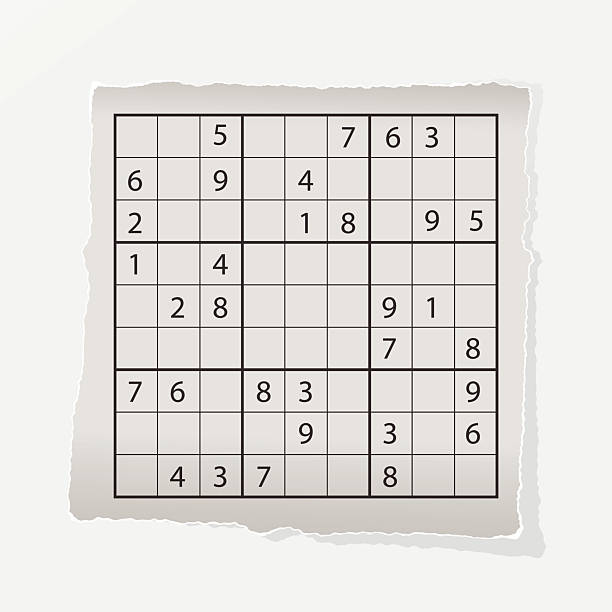
#> input picture backend/data/sudoku_images/01.jpg, 612 x 612 px
$ python extractor.py ../data/sudoku_images/01.jpg
#> lines starting #> are read from the running program, lines starting #| are printed output that depends on the picture; after the words box and inside, x2 and y2 are one past the last pixel; in counts of white or black regions, pixels touching at a corner belong together
#> in extract_sudoku, img is the input picture: shape (612, 612, 3); mean B, G, R 221.8, 224.6, 227.1
import cv2
import numpy as np
import os

def preprocess_image(img):
    # Grayscale
    gray = cv2.cvtColor(img, cv2.COLOR_BGR2GRAY)
    # Remove noise
    blur = cv2.GaussianBlur(gray, (5, 5), 0)
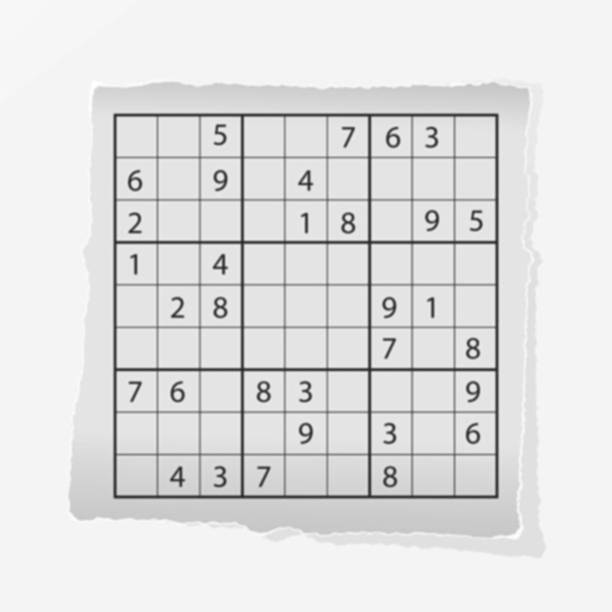
#> blur: shape (612, 612); min 39, max 255, mean 225.1
    # Extract edges (Adaptive Thresholding is robust for grids)
    thresh = cv2.adaptiveThreshold(blur, 255, cv2.ADAPTIVE_THRESH_GAUSSIAN_C, cv2.THRESH_BINARY_INV, 11, 2)
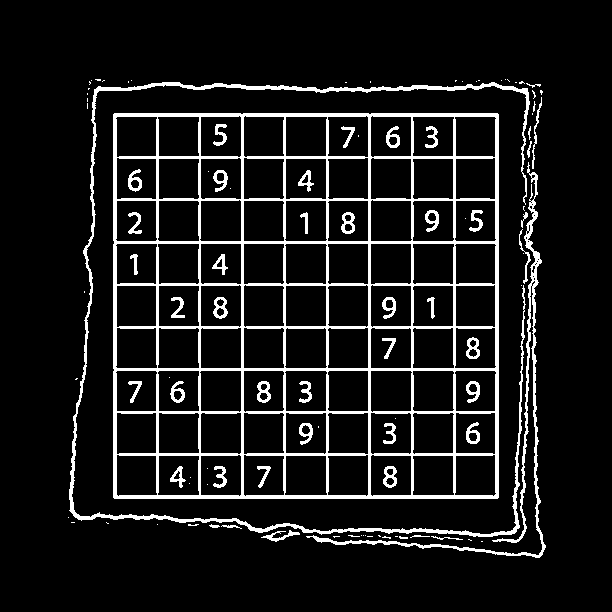
#> thresh: shape (612, 612); 9.8% white; 104 white regions (58 under 20 px)
    return thresh

import math

def rotate_points(pts, angle, center):
    # angle in radians
    c, s = np.cos(angle), np.sin(angle)
    R = np.array(((c, -s), (s, c)))
    return np.dot(pts - center, R.T) + center

def line_intersection(line1, line2):
    # line: (vx, vy, x0, y0)
    vx1, vy1, x1, y1 = line1
    vx2, vy2, x2, y2 = line2

    cross = vx1*vy2 - vy1*vx2
    if abs(cross) < 1e-6:
        return None

    dx = x2 - x1
    dy = y2 - y1
    t1 = (dx*vy2 - dy*vx2) / cross

    return np.array([x1 + t1*vx1, y1 + t1*vy1])

def find_sudoku_grid(thresh):
    contours, hierarchy = cv2.findContours(thresh, cv2.RETR_TREE, cv2.CHAIN_APPROX_SIMPLE)
#> contours = 224 contours, 82 with area under 20; largest, box (x1, y1, x2, y2) and area: (113, 113, 499, 499) 148214, (69, 82, 530, 537) 3738, (306, 162, 546, 558) 1916, (284, 370, 328, 412) 1682, (370, 370, 413, 413) 1681
    if not contours:
        return None

    if hierarchy is not None:
        hier = hierarchy[0]
        img_area = thresh.shape[0] * thresh.shape[1]
#> img_area = 374544

        num_valid_children = [0] * len(contours)
#> num_valid_children = 224 values from 0 to 0
        for i in range(len(contours)):
            parent_idx = hier[i][3]
            if parent_idx != -1:
                area = cv2.contourArea(contours[i])
                if img_area * 0.0005 < area < img_area * 0.05:
                    num_valid_children[parent_idx] += 1
#> this loop made 224 passes
#> (parent_idx, area) on passes 52, 53, 54, 57, 58, 59, 60, 61, 62, 63, 64, 65: (50, 1608.5), (50, 1643), (50, 1609.5), (53, 134.5), (56, 37), (50, 1605), (50, 1641), (59, 217), (60, 51), (60, 40), (50, 1607.5), (50, 1609.5)
#> parent_idx on passes 1 to 6: -1, -1, -1, -1, -1, -1
#> after the loop, num_valid_children = 224 values, max 81 at index 50, min 0 at index 0, mean 0.384

        if any(num_valid_children):
            best_parent = np.argmax(num_valid_children)
#> best_parent = 50
            if num_valid_children[best_parent] >= 20: # reduced slightly to allow for missing blocks
                if cv2.contourArea(contours[best_parent]) > img_area * 0.15:
                    valid_children = []
                    for i in range(len(contours)):
                        if hier[i][3] == best_parent:
                            area = cv2.contourArea(contours[i])
                            if img_area * 0.0005 < area < img_area * 0.05:
                                peri = cv2.arcLength(contours[i], True)
                                approx = cv2.approxPolyDP(contours[i], 0.02 * peri, True)
                                valid_children.append(approx)
#> this loop made 224 passes
#> (area, peri, approx) on passes 52, 53, 54, 59, 60, 64, 65, 67, 71, 72: (1608.5, 161.9, [[412, 456], [452, 455], [454, 494], [413, 495]]), (1643, 162.5, [[285, 456], [325, 455], [327, 494], [285, 495]]), (1609.5, 161.9, [[158, 456], [198, 455], [199, 494], [158, 495]]), (1605, 162.1, [[494, 454], [496, 493], [455, 495], [455, 456]]), (1641, 161.3, [[372, 454], [411, 456], [410, 495], [370, 494]]), (1607.5, 162.7, [[367, 454], [368, 494], [328, 495], [327, 456]]), (1609.5, 162.7, [[243, 455], [283, 455], [284, 494], [245, 496]]), (1641, 161.3, [[239, 454], [241, 494], [201, 495], [200, 456]]), (1604, 161.3, [[116, 455], [155, 455], [157, 494], [118, 496]]), (1608.5, 161.9, [[456, 412], [495, 413], [494, 454], [455, 452]])
#> area on pass 132: 1681
#> after the loop, valid_children = 81 contours; largest, box (x1, y1, x2, y2) and area: (327, 412, 369, 455) 1602, (243, 412, 285, 455) 1602, (370, 370, 412, 413) 1602, (284, 370, 327, 412) 1602, (200, 370, 242, 413) 1602

                    all_points = np.vstack(valid_children).reshape(-1, 2)
#> all_points = 324 pairs, first value 115 to 496, second value 115 to 496

                    s = all_points.sum(axis=1)
#> s = 324 values, max 989 at index 13, min 233 at index 304, mean 611
                    diff = np.diff(all_points, axis=1).flatten()
#> diff = 324 values, max 378 at index 35, min -378 at index 289, mean -0.0926
                    tl = all_points[np.argmin(s)]
#> tl = [115, 118]
                    tr = all_points[np.argmin(diff)]
#> tr = [494, 116]
                    bl = all_points[np.argmax(diff)]
#> bl = [118, 496]
                    br = all_points[np.argmax(s)]
#> br = [496, 493]

                    # Get the angle of the top edge to rotate points axis-aligned
                    angle = math.atan2(tr[1] - tl[1], tr[0] - tl[0])
#> angle = -0.00528

                    rotated_pts = rotate_points(all_points, -angle, tl)
#> rotated_pts = 324 pairs, first value 114.2 to 495.4, second value 115.7 to 496.8

                    min_x, max_x = np.min(rotated_pts[:, 0]), np.max(rotated_pts[:, 0])
#> min_x = 114.2; max_x = 495.4
                    min_y, max_y = np.min(rotated_pts[:, 1]), np.max(rotated_pts[:, 1])
#> min_y = 115.7; max_y = 496.8

                    W = max_x - min_x
#> W = 381.1
                    H = max_y - min_y
#> H = 381.1

                    # Find points near the 4 true grid edges (within ~1/2 cell width margin)
                    margin_x = W / 18.0
#> margin_x = 21.17
                    margin_y = H / 18.0
#> margin_y = 21.17

                    top_pts = rotated_pts[rotated_pts[:, 1] < min_y + margin_y]
#> top_pts = 18 rows, first 8: [454, 118.8], [494, 118], [412, 118.6], [453, 117.8], [285, 117.9], [326, 117.1], [157, 117.2], [198, 116.4]
                    bottom_pts = rotated_pts[rotated_pts[:, 1] > max_y - margin_y]
#> bottom_pts = 18 rows, first 8: [452, 495.8], [411, 496.6], [325, 495.1], [283, 495.9], [197, 494.4], [156, 495.2], [494, 495], [453, 496.8]
                    left_pts = rotated_pts[rotated_pts[:, 0] < min_x + margin_x]
#> left_pts = 18 rows, first 8: [114.2, 455], [116, 496], [114.4, 413], [115.2, 454], [115.7, 370], [114.5, 410], [114.9, 328], [115.7, 368]
                    right_pts = rotated_pts[rotated_pts[:, 0] > max_x - margin_x]
#> right_pts = 18 rows, first 8: [492.2, 456], [494, 495], [493.4, 415], [492.2, 456], [494.7, 374], [492.4, 413], [492.9, 329], [494.7, 368]

                    try:
                        # Fit straight lines to these boundary points in rotated space
                        top_line = cv2.fitLine(np.float32(top_pts), cv2.DIST_L2, 0, 0.01, 0.01).flatten()
#> top_line = [1, 0.00396, 305.2, 117.3]
                        bottom_line = cv2.fitLine(np.float32(bottom_pts), cv2.DIST_L2, 0, 0.01, 0.01).flatten()
#> bottom_line = [1, 0.00266, 304.1, 495.6]
                        left_line = cv2.fitLine(np.float32(left_pts), cv2.DIST_L2, 0, 0.01, 0.01).flatten()
#> left_line = [0.00331, -1, 115.5, 305.8]
                        right_line = cv2.fitLine(np.float32(right_pts), cv2.DIST_L2, 0, 0.01, 0.01).flatten()
#> right_line = [0.00416, -1, 493.8, 307.3]

                        # Find the 4 mathematical intersections of the fitted lines
                        tl_rot = line_intersection(top_line, left_line)
#> in line_intersection, `vx1, vy1, x1, y1 = line1`: vx1 = 1; vy1 = 0.00396; x1 = 305.2; y1 = 117.3
#> in line_intersection, `vx2, vy2, x2, y2 = line2`: vx2 = 0.00331; vy2 = -1; x2 = 115.5; y2 = 305.8
#> in line_intersection, `cross = vx1*vy2 - vy1*vx2`: cross = -1
#> in line_intersection, `dx = x2 - x1`: dx = -189.7
#> in line_intersection, `dy = y2 - y1`: dy = 188.5
#> in line_intersection, `t1 = (dx*vy2 - dy*vx2) / cross`: t1 = -189.1
#> tl_rot = [116.1, 116.6]
                        tr_rot = line_intersection(top_line, right_line)
#> tr_rot = [494.6, 118.1]
                        bl_rot = line_intersection(bottom_line, left_line)
#> bl_rot = [114.9, 495.1]
                        br_rot = line_intersection(bottom_line, right_line)
#> br_rot = [493, 496.1]

                        if all(p is not None for p in [tl_rot, tr_rot, bl_rot, br_rot]):
                            # Rotate the perfectly reconstructed corners back to original space
                            corners_rot = np.array([tl_rot, tr_rot, br_rot, bl_rot])
#> corners_rot = [[116.1, 116.6], [494.6, 118.1], [493, 496.1], [114.9, 495.1]]
                            corners = rotate_points(corners_rot, angle, tl)
#> corners = [[116.1, 116.6], [494.6, 116.1], [495, 494.1], [116.9, 495]]
                            return np.array([[corners[0]], [corners[1]], [corners[2]], [corners[3]]], dtype=np.float32)
                    except Exception:
                        pass

    # Fallback: Largest Contour Extreme Points
    contours = sorted(contours, key=cv2.contourArea, reverse=True)
    c = contours[0]
    pts = c.reshape(-1, 2)
    s = pts.sum(axis=1)
    diff = np.diff(pts, axis=1)

    tl = pts[np.argmin(s)]
    br = pts[np.argmax(s)]
    tr = pts[np.argmin(diff)]
    bl = pts[np.argmax(diff)]

    return np.array([[tl], [tr], [br], [bl]], dtype=np.float32)

def perspective_transform(img, corners):
    # Order points: top-left, top-right, bottom-right, bottom-left
    pts = corners.reshape(4, 2)
    rect = np.zeros((4, 2), dtype="float32")

    s = pts.sum(axis=1)
    rect[0] = pts[np.argmin(s)]
    rect[2] = pts[np.argmax(s)]

    diff = np.diff(pts, axis=1)
    rect[1] = pts[np.argmin(diff)]
    rect[3] = pts[np.argmax(diff)]

    (tl, tr, br, bl) = rect
    widthA = np.linalg.norm(br - bl)
    widthB = np.linalg.norm(tr - tl)
    maxWidth = max(int(widthA), int(widthB))

    heightA = np.linalg.norm(tr - br)
    heightB = np.linalg.norm(tl - bl)
    maxHeight = max(int(heightA), int(heightB))

    # Make it a square and multiple of 9, with a minimum size to ensure cells are large enough for adaptive thresholding
    side = max(int(maxWidth), int(maxHeight), 450)
    side = (side // 9) * 9

    dst = np.array([
        [0, 0],
        [side - 1, 0],
        [side - 1, side - 1],
        [0, side - 1]], dtype="float32")

    M = cv2.getPerspectiveTransform(rect, dst)
    warp = cv2.warpPerspective(img, M, (side, side))

    return warp

def split_cells(img):
    cells = []
    # Divide into 81 cells
    rows = np.vsplit(img, 9)
    for r in rows:
        cols = np.hsplit(r, 9)
        for box in cols:
            cells.append(box)
    return cells

def process_cell(cell):
    # Remove grid lines proportionally to cell size
    margin_x = int(cell.shape[1] * 0.1)
    margin_y = int(cell.shape[0] * 0.1)
    cell = cell[margin_y:-margin_y, margin_x:-margin_x]

    # Check if empty (mostly black pixels after thresholding)
    _, thresh = cv2.threshold(cell, 128, 255, cv2.THRESH_BINARY_INV | cv2.THRESH_OTSU)
    white_pixels = cv2.countNonZero(thresh)

    # If foreground pixels are less than 2% of the cropped cell area, it's empty
    is_empty = white_pixels < (cell.size * 0.02)
    return cell, is_empty

def extract_sudoku(image_path, output_dir):
    img = cv2.imread(image_path)
    if img is None:
        print("Image not found!")
        return None

    processed = preprocess_image(img)
    grid_corners = find_sudoku_grid(processed)
#> grid_corners has the same summary as corners in find_sudoku_grid

    if grid_corners is None:
        print("No grid found.")
        return None

    # Save debug threshold image
    cv2.imwrite(os.path.join(output_dir, "debug_thresh.jpg"), processed)

    # Save debug image showing detected grid
    debug_img = img.copy()
    grid_corners_int = np.int32(grid_corners)
#> grid_corners_int = [[116, 116], [494, 116], [494, 494], [116, 495]]
    cv2.drawContours(debug_img, [grid_corners_int], -1, (0, 0, 255), 5)
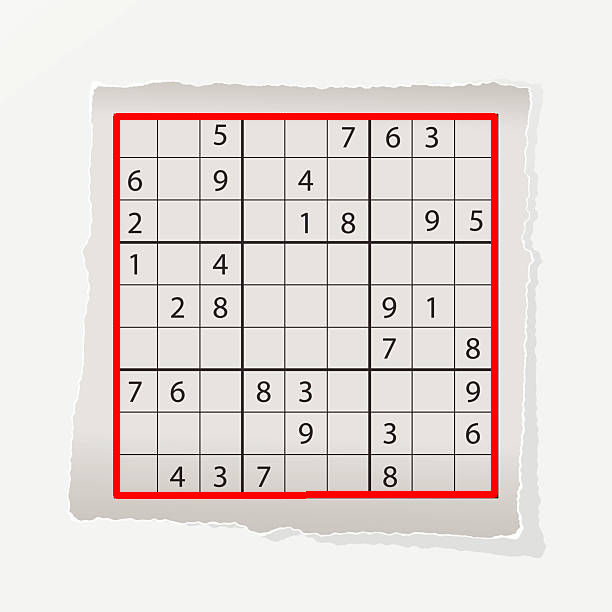
#> debug_img: shape (612, 612, 3); 2.82% of pixels changed, all inside (x1, y1, x2, y2) = (113, 113, 498, 499)
    for point in grid_corners_int:
        cv2.circle(debug_img, tuple(point[0]), 10, (0, 255, 0), -1)
#> this loop made 4 passes
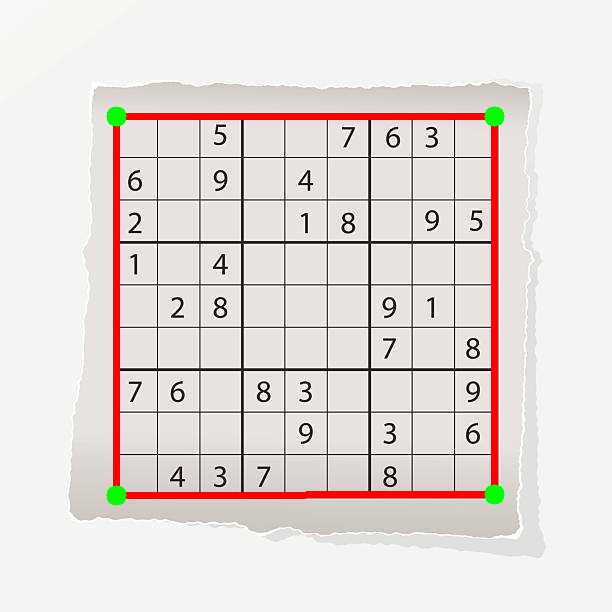
#> debug_img: shape (612, 612, 3); 0.34% of pixels changed, all inside (x1, y1, x2, y2) = (106, 106, 505, 506)
    cv2.imwrite(os.path.join(output_dir, "debug_grid.jpg"), debug_img)

    warped = perspective_transform(img, grid_corners)
#> in perspective_transform, `pts = corners.reshape(4, 2)`: pts has the same summary as corners in find_sudoku_grid
#> in perspective_transform, `s = pts.sum(axis=1)`: s = [232.7, 610.7, 989.1, 611.9]
#> in perspective_transform, `diff = np.diff(pts, axis=1)`: diff = [0.454, -378.5, -0.927, 378.2]
#> in perspective_transform, `M = cv2.getPerspectiveTransform(rect, dst)`: M = [[1.18, -0.00233, -137.2], [0.00156, 1.18, -138.3], [-3.43e-06, -2.24e-06, 1]]
#> in perspective_transform, `warp = cv2.warpPerspective(img, M, (side, side))`:
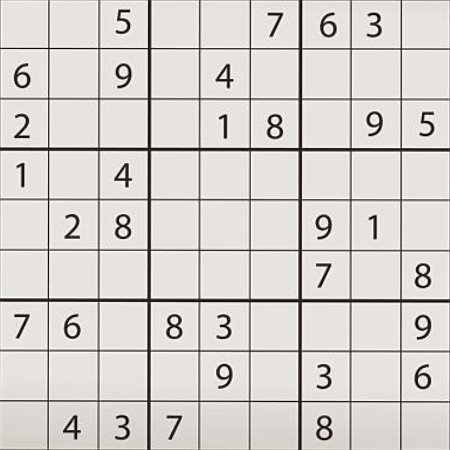
#> warp: shape (450, 450, 3); mean B, G, R 206.6, 209.7, 214.5
    warped_gray = cv2.cvtColor(warped, cv2.COLOR_BGR2GRAY)

    # Save step image
    cv2.imwrite(f"{output_dir}/step1_warped.jpg", warped)

    # Split
    cells = split_cells(warped_gray)
#> in split_cells, `rows = np.vsplit(img, 9)`: rows = 9 items
#> the loop in split_cells, `for r in rows:` made 9 passes
#> after the loop in split_cells, `for r in rows:`: cells = 81 items
#> cells = 81 items

    processed_cells = []
    for i, cell in enumerate(cells):
        processed_cell, is_empty = process_cell(cell)
        processed_cells.append({"img": processed_cell, "empty": is_empty})

        # Save sample cells
        if i < 3:
            cv2.imwrite(f"{output_dir}/sample_cell_{i}.jpg", processed_cell)
#> this loop made 81 passes
#> white_pixels in process_cell on passes 1 to 12: 77, 81, 143, 340, 318, 110, 181, 149, 258, 176, 150, 168
#> pass 1, in process_cell, `_, thresh = cv2.threshold(cell, 128, 255, cv2.THRESH_BINARY_INV | cv2...`:
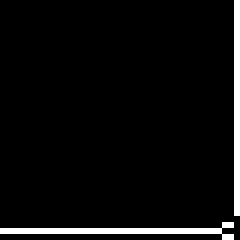
#> thresh: shape (40, 40) (shown 6 times larger); 4.8% white in thin lines or dots
#> pass 2, in process_cell (call 2), `_, thresh = cv2.threshold(cell, 128, 255, cv2.THRESH_BINARY_INV | cv2...`:
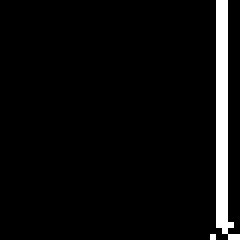
#> thresh: shape (40, 40) (shown 6 times larger); 5.1% white in thin lines or dots, all inside (x1, y1, x2, y2) = (35, 0, 40, 40)
#> after the loop, processed_cells = 81 items

    print(f"Extracted 81 cells. Grid saved to {output_dir}/step1_warped.jpg")
    return processed_cells

# [82 lines left out: functions perspective_transform_with_matrix, extract_for_phase4, not called in this run]

if __name__ == "__main__":
    import os
    os.makedirs("../data/output", exist_ok=True)
    import sys
    image_path = sys.argv[1] if len(sys.argv) > 1 else "../data/sample.jpg"
    print(f"Testing with image: {image_path}")
    extract_sudoku(image_path, "../data/output")

$ run again, on backend/data/sudoku_images_phase4/04.jpeg
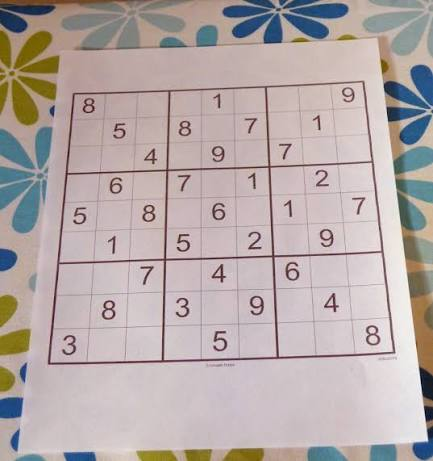
#> input picture backend/data/sudoku_images_phase4/04.jpeg, 433 x 461 px
#> in extract_sudoku, img is the input picture: shape (461, 433, 3); mean B, G, R 168.6, 169.9, 181.6
#> in preprocess_image, `thresh = cv2.adaptiveThreshold(blur, 255, cv2.ADAPTIVE_THRESH_GAUSSIAN..`:
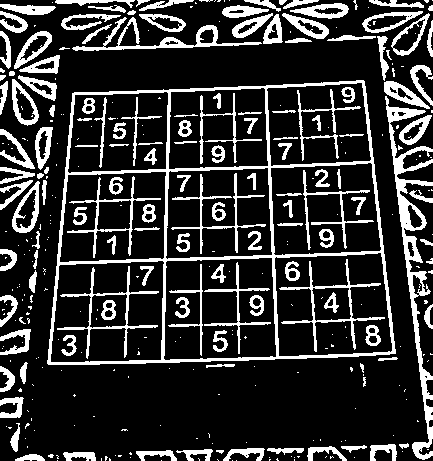
#> thresh: shape (461, 433); 19.6% white; 352 white regions (213 under 20 px)
#> contours = 425 contours, 249 with area under 20; largest, box (x1, y1, x2, y2) and area: (47, 80, 396, 365) 87320, (274, 252, 393, 357) 10984, (163, 257, 277, 361) 10853, (50, 260, 165, 363) 10646, (270, 162, 382, 256) 9152
#> in find_sudoku_grid, `num_valid_children = [0] * len(contours)`: num_valid_children = 425 values from 0 to 0
#> the loop in find_sudoku_grid, `for i in range(len(contours)):` made 425 passes
#> (parent_idx, area) on passes 155, 177, 181, 190, 192, 194, 195, 198: (153, 449), (175, 177.5), (179, 179), (186, 144), (186, 74.5), (186, 199), (186, 31), (196, 89.5)
#> after the loop in find_sudoku_grid, `for i in range(len(contours)):`: num_valid_children = 425 values, max 6 at index 200, min 0 at index 0, mean 0.127
#> best_parent = 200
#> c = contour of 171 points, box (x1, y1, x2, y2) (47, 80, 396, 365), area 87320
#> in find_sudoku_grid, `pts = c.reshape(-1, 2)`: pts = 171 pairs, first value 47 to 395, second value 80 to 364
#> in find_sudoku_grid, `s = pts.sum(axis=1)`: s = 171 values, max 748 at index 106, min 165 at index 31, mean 454.4
#> in find_sudoku_grid, `diff = np.diff(pts, axis=1)`: diff = 171 values, max 316 at index 82, min -283 at index 169, mean -22.42
#> tl = [72, 93]
#> br = [395, 353]
#> tr = [364, 81]
#> bl = [47, 363]
#> grid_corners = [[72, 93], [364, 81], [395, 353], [47, 363]]
#> the loop in extract_sudoku, `for point in grid_corners_int:` made 4 passes
#> in perspective_transform, `s = pts.sum(axis=1)`: s = [165, 445, 748, 410]
#> in perspective_transform, `diff = np.diff(pts, axis=1)`: diff = [21, -283, -42, 316]
#> M = [[1.68, 0.156, -135.8], [0.0879, 2.14, -205.3], [8.09e-05, 0.000766, 1]]
#> rows = 9 items
#> the loop in split_cells, `for r in rows:` made 9 passes
#> after the loop in split_cells, `for r in rows:`: cells = 81 items
#> the loop in extract_sudoku, `for i, cell in enumerate(cells):` made 81 passes
#> white_pixels in process_cell on passes 1 to 8: 296, 433, 42, 40, 134, 38, 39, 697
#> pass 2, in process_cell (call 2), `_, thresh = cv2.threshold(cell, 128, 255, cv2.THRESH_BINARY_INV | cv2...`:
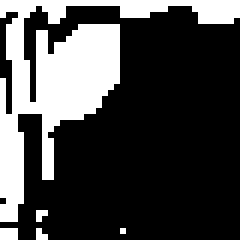
#> thresh: shape (40, 40) (shown 6 times larger); 27.1% white; 5 white regions (4 under 20 px), largest, box (x1, y1, x2, y2) and area: (0, 0, 40, 37) 420
